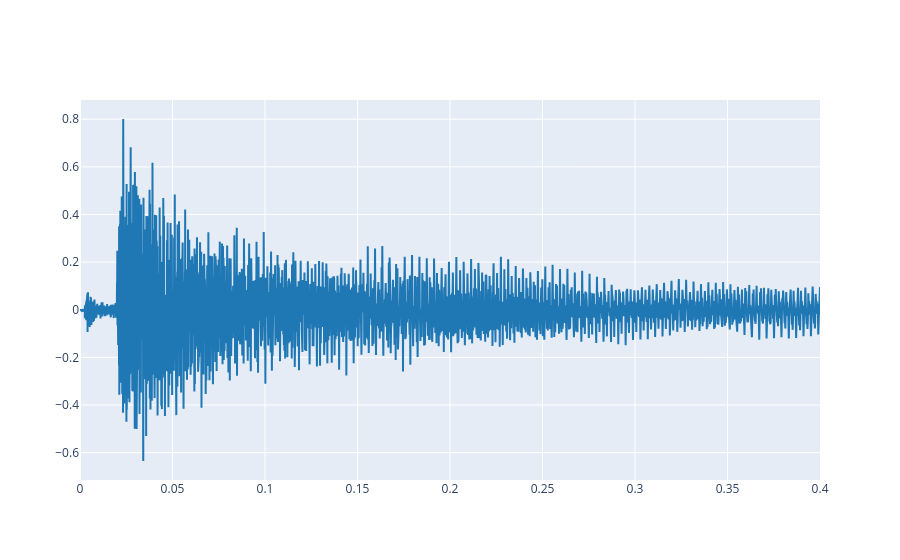

The notebook cell this image was saved under:
### Markdown cell above
First upload your reference signal and plot the first seconds of it.

### Code cell
# Write the code here
ref, fs = load_audio('./edited_audiowav.wav')
t_start = 0
t_end = 0.4
plot_signals(ref, fs, t_start, t_end)

### Figure 1 — Plotly figure (JSON) as saved in the notebook; plotly's stock layout.template omitted (floating-point values rounded to 4 significant figures; data arrays with more than 128 entries replaced by an {"elided": "..."} marker saying what was removed)
{"data": [{"line": {"color": "#1f77b4", "shape": "linear"}, "mode": "lines", "name": "audio signal 0", "type": "scatter", "x": {"elided": "17640 float values"}, "y": {"elided": "17640 float values"}}], "layout": {}}
